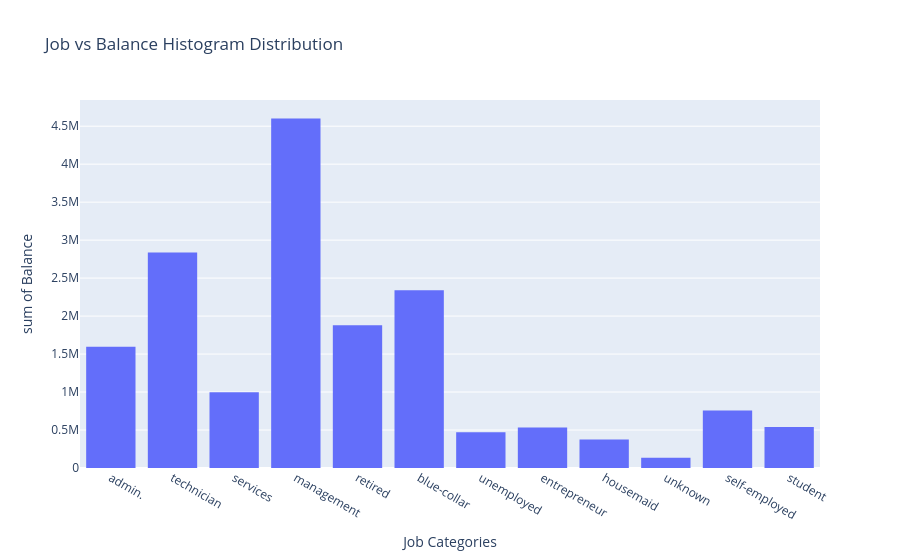

Source (notebook cell):
### Markdown cell above
### **7. Compare balance distribution across job categories.**

### Code cell
jobHist=  px.histogram(data,
                       x="job",
                       y="balance",
                       labels={"job":"Job Categories", "balance":"Balance"},
                       title="Job vs Balance Histogram Distribution")
jobHist.show()

### Figure 1 — Plotly figure (JSON) as saved in the notebook; plotly's stock layout.template omitted (floating-point values rounded to 4 significant figures; data arrays with more than 128 entries replaced by an {"elided": "..."} marker saying what was removed)
{"data": [{"bingroup": "x", "histfunc": "sum", "hovertemplate": "Job Categories=%{x}<br>sum of Balance=%{y}<extra></extra>", "legendgroup": "", "marker": {"color": "#636efa", "pattern": {"shape": ""}}, "name": "", "orientation": "v", "showlegend": false, "type": "histogram", "x": {"elided": "11162 str values"}, "xaxis": "x", "y": {"elided": "11162 int values"}, "yaxis": "y"}], "layout": {"barmode": "relative", "legend": {"tracegroupgap": 0}, "title": {"text": "Job vs Balance Histogram Distribution"}, "xaxis": {"anchor": "y", "domain": [0, 1], "title": {"text": "Job Categories"}}, "yaxis": {"anchor": "x", "domain": [0, 1], "title": {"text": "sum of Balance"}}}}
